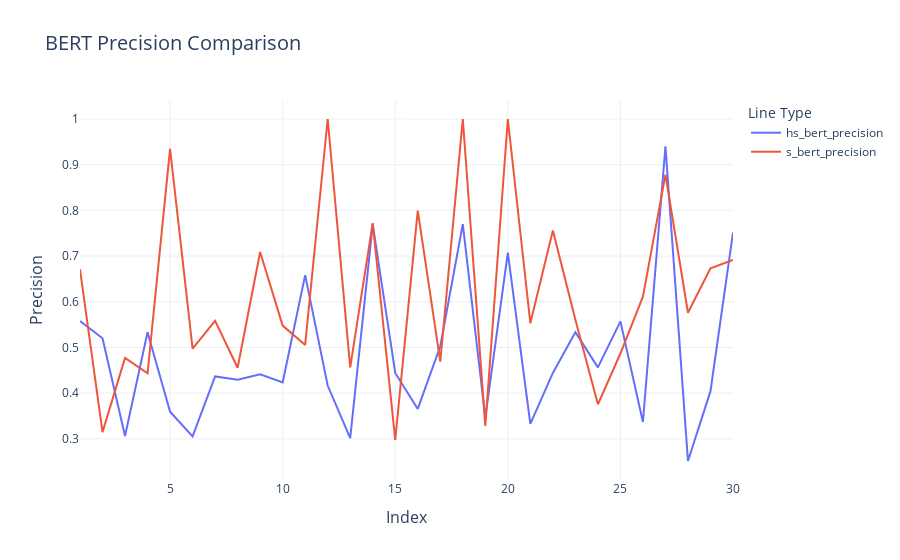

Notebook source saved alongside this figure:
### Code cell
# niezbyt ladny wykres :(
metrics_long = metrics_df.melt(id_vars="index", value_vars=["hs_bert_precision", "s_bert_precision"], 
                               var_name="Line Type", value_name="Precision")
fig = px.line(
    metrics_long, 
    x="index", 
    y="Precision", 
    color="Line Type", 
    title="BERT Precision Comparison", 
    labels={"index": "Index", "Precision": "Precision"}
)

fig.update_layout(
    title_font_size=20,
    xaxis_title_font_size=16,
    yaxis_title_font_size=16,
    xaxis=dict(showgrid=True),
    yaxis=dict(showgrid=True),
    template="plotly_white"
)

fig.show()

### Figure 1 — Plotly figure (JSON) as saved in the notebook; plotly's stock layout.template omitted (floating-point values rounded to 4 significant figures)
{"data": [{"hovertemplate": "Line Type=hs_bert_precision<br>Index=%{x}<br>Precision=%{y}<extra></extra>", "legendgroup": "hs_bert_precision", "line": {"color": "#636efa", "dash": "solid"}, "marker": {"symbol": "circle"}, "mode": "lines", "name": "hs_bert_precision", "orientation": "v", "showlegend": true, "type": "scatter", "x": [1, 2, 3, 4, 5, 6, 7, 8, 9, 10, 11, 12, 13, 14, 15, 16, 17, 18, 19, 20, 21, 22, 23, 24, 25, 26, 27, 28, 29, 30], "xaxis": "x", "y": [0.558, 0.5202, 0.3062, 0.5334, 0.3595, 0.3056, 0.4367, 0.4296, 0.4413, 0.4237, 0.6584, 0.4167, 0.3017, 0.7692, 0.4442, 0.3655, 0.5026, 0.7699, 0.3467, 0.7074, 0.3329, 0.4443, 0.5335, 0.4565, 0.5572, 0.3369, 0.9402, 0.2516, 0.4044, 0.7515], "yaxis": "y"}, {"hovertemplate": "Line Type=s_bert_precision<br>Index=%{x}<br>Precision=%{y}<extra></extra>", "legendgroup": "s_bert_precision", "line": {"color": "#EF553B", "dash": "solid"}, "marker": {"symbol": "circle"}, "mode": "lines", "name": "s_bert_precision", "orientation": "v", "showlegend": true, "type": "scatter", "x": [1, 2, 3, 4, 5, 6, 7, 8, 9, 10, 11, 12, 13, 14, 15, 16, 17, 18, 19, 20, 21, 22, 23, 24, 25, 26, 27, 28, 29, 30], "xaxis": "x", "y": [0.671, 0.3148, 0.4773, 0.4434, 0.9345, 0.4976, 0.5585, 0.4558, 0.709, 0.5479, 0.5056, 1.0, 0.4565, 0.7721, 0.2977, 0.7996, 0.4689, 1, 0.3284, 1.0, 0.5533, 0.7558, 0.5607, 0.3755, 0.4868, 0.6113, 0.8784, 0.5759, 0.6734, 0.6917], "yaxis": "y"}], "layout": {"legend": {"title": {"text": "Line Type"}, "tracegroupgap": 0}, "title": {"font": {"size": 20}, "text": "BERT Precision Comparison"}, "xaxis": {"anchor": "y", "domain": [0, 1], "showgrid": true, "title": {"font": {"size": 16}, "text": "Index"}}, "yaxis": {"anchor": "x", "domain": [0, 1], "showgrid": true, "title": {"font": {"size": 16}, "text": "Precision"}}}}
